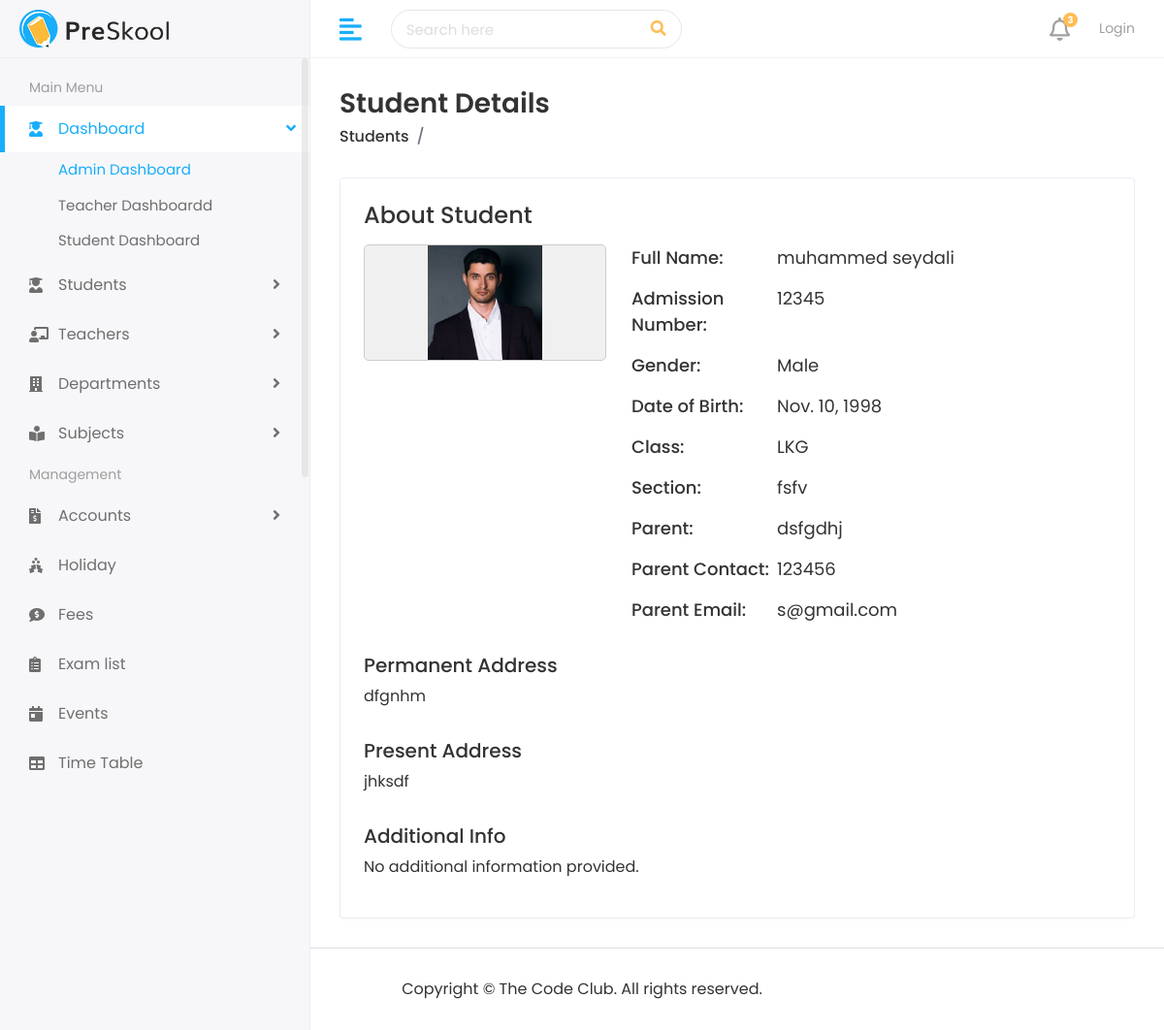
Page /view-student/1/ on the committed database.
### student/models.py (models this page shows, shortened)
class Student(models.Model):
    first_name = models.CharField(max_length=100)
    last_name = models.CharField(max_length=100)
    slug = models.SlugField(max_length=255, unique=True, blank=True)
    student_id = models.CharField(max_length=100, unique=True)
    gender = models.CharField(
        max_length=10,
        choices=[('Male', 'Male'), ('Female', 'Female')]
    )
    date_of_birth = models.DateField()
    student_class = models.CharField(max_length=100)
    religion = models.CharField(max_length=100)
    joining_date = models.DateField()
    mobile_number = models.CharField(max_length=15)
    admission_number = models.CharField(max_length=15, unique=True)
    section = models.CharField(max_length=15)
    student_image = models.ImageField(upload_to="student/", blank=True, null=True)
    parent = models.OneToOneField(Parent, on_delete=models.CASCADE)

class Parent(models.Model):
    father_name = models.CharField(max_length=100)
    father_occupation = models.CharField(max_length=100)
    father_mobile = models.CharField(max_length=15)
    father_email = models.EmailField(max_length=100)
    mother_name = models.CharField(max_length=100)
    mother_email = models.EmailField(max_length=100)
    mother_mobile = models.CharField(max_length=15)
    present_address = models.TextField()
    permanent_address = models.TextField()

### student/views.py (the view)
# urls.py: path('view-student/<slug:slug>/', views.view_student, name='student-details'),
def view_student(request, slug):
    try:
        student = Student.objects.get(student_id=slug)
        context = {
            'student': student
        }
        return render(request, 'students/student-details.html', context=context)
    except Student.DoesNotExist:
        messages.error(request, f"No student found with ID '{slug}'.")
        return render(request, 'students/student-details.html', context={})

### templates/students/student-details.html (shortened to what this page needs)
{% extends 'home/base.html' %}
{% load static %}
{% block body %}
<div class="page-wrapper">
  <div class="content container-fluid">
    <div class="page-header">
      <div class="row">
        <div class="col-sm-12">
          <h3 class="page-title">Student Details</h3>
          <ul class="breadcrumb">
            <li class="breadcrumb-item"><a href="{% url 'student-list' %}">Students</a></li>
            <li class="breadcrumb-item active">{{ student.full_name }}</li>
          </ul>
        </div>
      </div>
    </div>
    <div class="card">
      <div class="card-body">
        <div class="row">
          <div class="col-md-12">
            <div class="about-info">
              <h4>About Student</h4>
              <div class="media mt-3">
                {% if student.student_image %}
                <img src="{{ student.student_image.url }}"
                     class="mr-3"
                     alt="{{ student.first_name }} {{ student.last_name }}"
                     width="150" height="120"
                     style="object-fit: contain; border-radius: 5px; border: 1px solid #ccc; background-color:#f0f0f0;">
              {% else %}
                <img src="{% static 'assets/img/user.jpg' %}"
                     class="mr-3"
                     alt="No Image"
                     width="150" height="120"
                     style="object-fit: contain; border-radius: 5px; border: 1px solid #ccc; background-color:#f0f0f0;">
              {% endif %}
                <div class="media-body">
                  <ul>
                    <li>
                      <span class="title-span">Full Name:</span>
                      <span class="info-span">{{ student.first_name }} {{student.last_name }}</span>
                    </li>
                    <li>
                      <span class="title-span">Admission Number:</span>
                      <span class="info-span">{{ student.admission_number }}</span>
                    </li>
                    <li>
                      <span class="title-span">Gender:</span>
                      <span class="info-span">{{ student.gender }}</span>
                    </li>
                    <li>
                      <span class="title-span">Date of Birth:</span>
                      <span class="info-span">{{ student.date_of_birth }}</span>
                    </li>
                    <li>
                      <span class="title-span">Class:</span>
                      <span class="info-span">{{ student.student_class }}</span>
                    </li>
                    <li>
                      <span class="title-span">Section:</span>
                      <span class="info-span">{{ student.section }}</span>
                    </li>
                    <li>
                      <span class="title-span">Parent:</span>
                      <span class="info-span">{{ student.parent.father_name }}</span>
                    </li>
                    <li>
                      <span class="title-span">Parent Contact:</span>
                      <span class="info-span">{{ student.parent.father_mobile }}</span>
                    </li>
                    <li>
                      <span class="title-span">Parent Email:</span>
                      <span class="info-span">{{ student.parent.father_email }}</span>
                    </li>
                  </ul>
                </div>
              </div>
              <div class="row mt-3">
                <div class="col-md-12">
                  <h5>Permanent Address</h5>
                  <p>{{ student.parent.permanent_address }}</p>
                </div>
              </div>
              <div class="row mt-3">
                <div class="col-md-12">
                  <h5>Present Address</h5>
                  <p>{{ student.parent.present_address }}</p>
                </div>
              </div>
              <div class="row mt-3">
                <div class="col-md-12">
                  <h5>Additional Info</h5>
                  <p>{{ student.bio|default:"No additional information provided." }}</p>
                </div>
              </div>
            </div>
          </div>
        </div>
      </div>
    </div>
  </div>
</div>
<footer class="text-center mt-4">
  <p>Copyright © {{ now|date:"Y" }} The Code Club. All rights reserved.</p>
</footer>
{% endblock %}

### static/assets/css/style.css (style rules this page uses)
html { height: 100%; }
body { background-color: #fff; color: #333; font-family: 'Poppins', sans-serif; font-size: 1rem; height: 100%; line-height: 1.5; overflow-x: hidden; }
h1, h2, h3, h4, h5, h6 { font-family: 'Poppins', sans-serif; margin-top: 0; }
ul, ol { padding: 0px; list-style: none; }
.card { border: 1px solid #ececf5; box-shadow: 0 1px 3px 0 rgba(0, 0, 0, 0.03); margin-bottom: 1.875rem; }
.card-body { padding: 1.5rem; }
footer { padding: 1.875rem 1.875rem; border-top: 1px solid #ddd; }
footer p { margin: 0px; }
.page-wrapper { margin-left: 320px; padding-top: 60px; position: relative; transition: all 0.4s ease; }
.page-wrapper > .content { padding: 1.875rem 1.875rem 0; }
.page-header { margin-bottom: 1.875rem; }
.page-header .breadcrumb { background-color: transparent; color: #6c757d; font-size: 1rem; font-weight: 500; margin-bottom: 0; padding: 0; }
.page-header .breadcrumb a { color: #333; }
.page-title { font-size: 28px; font-weight: 600; color: #333; margin-bottom: 5px; }
.about-info img { width: 250px; }
.about-info ul li { font-size: 18px; margin: 0px 0px 15px 10px; display: flex; }
.title-span { font-weight: 500; width: 150px; }

### rows in the picture
Student: first_name "muhammed", last_name "seydali", admission_number "12345", gender "Male", date_of_birth "Nov. 10, 1998", student_class "LKG", section "fsfv", parent.father_name "dsfgdhj", parent.father_mobile "123456", parent.father_email "s@gmail.com", parent.permanent_address "dfgnhm", parent.present_address "jhksdf"

### other values in the picture
{{ student.bio|default:"No additional information provided." }} "No additional information provided."
